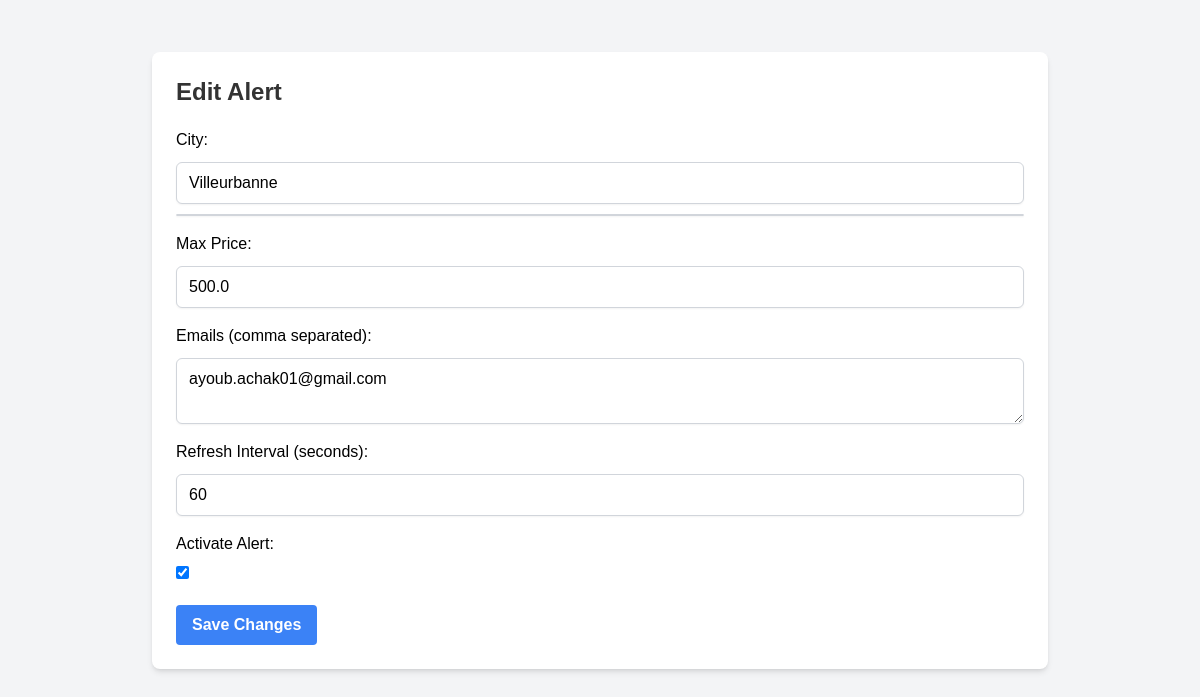
The app's page /alerts/1/edit with its own data.
### models.py (models this page shows, shortened)
class Alert(db.Model):
    __tablename__ = 'alerts'
    id = db.Column(db.Integer, primary_key=True)
    name = db.Column(db.String(100), nullable=False)  # New name attribute
    city = db.Column(db.String(100), nullable=False)   # Keeping city as it is
    price = db.Column(db.Float, nullable=False)
    emails = db.Column(db.Text, nullable=False)  # Store emails as a comma-separated string
    bounds = db.Column(db.String(255), nullable=True)  # New bounds attribute
    status = db.Column(db.Boolean, default=True)  # Active (True) or Inactive (False)
    interval = db.Column(db.Integer, default=300)  # Refresh duration in seconds
    created_at = db.Column(db.DateTime, default=datetime.utcnow)
    updated_at = db.Column(db.DateTime, default=datetime.utcnow, onupdate=datetime.utcnow)

### app.py (the view, shortened to what this page needs)
@app.route('/alerts/<int:alert_id>/edit', methods=['GET', 'POST'])
def edit_alert(alert_id):
    meta = get_meta_data()
    alert = Alert.query.get_or_404(alert_id)
    logs = AlertLog.query.filter_by(alert_id=alert.id).all()
    return render_template('edit_alert.html', alert=alert, logs=logs, meta=meta)

### app.py (called while the page is built)
def get_meta_data():
    with open('static/meta.json') as meta_file:
        return json.load(meta_file)

### templates/edit_alert.html (shortened to what this page needs)
{% extends "base.html" %}
{% block content %}
    <h1 class="text-2xl font-bold mb-4">Edit Alert</h1>
    <form action="{{ url_for('edit_alert', alert_id=alert.id) }}" method="POST">
        <label for="searchLocation">City:</label>
        <input type="text" id="searchLocation" name="city" value="{{ alert.city }}" required class="mt-1 block w-full px-3 py-2 border border-gray-300 rounded-md shadow-sm" placeholder="Search for a city">
        <ul id="suggestions" class="mt-2 border border-gray-300 bg-white rounded-md shadow-sm"></ul>
        <label for="price" class="block mt-4">Max Price:</label>
        <input type="number" name="price" step="0.01" value="{{ alert.price }}" required class="mt-1 block w-full px-3 py-2 border border-gray-300 rounded-md shadow-sm">
        <label for="emails" class="block mt-4">Emails (comma separated):</label>
        <textarea name="emails" required class="mt-1 block w-full px-3 py-2 border border-gray-300 rounded-md shadow-sm">{{ alert.emails }}</textarea>
        <label for="interval" class="block mt-4">Refresh Interval (seconds):</label>
        <input type="number" name="interval" value="{{ alert.interval }}" required class="mt-1 block w-full px-3 py-2 border border-gray-300 rounded-md shadow-sm">
        <label for="status" class="block mt-4">Activate Alert:</label>
        <input type="checkbox" name="status" {% if alert.status %}checked{% endif %} class="mr-2">
        <button type="submit" class="bg-blue-500 hover:bg-blue-700 text-white font-bold py-2 px-4 rounded mt-4">Save Changes</button>
    </form>
{% endblock %}

### static/styles.css (style rules this page uses)
body { font-family: Arial, sans-serif; margin: 20px; }
h1 { color: #333; }
form { margin-top: 20px; }
label, input { display: block; margin-bottom: 10px; }
button { padding: 10px 20px; background-color: #4CAF50; color: white; border: none; cursor: pointer; }

### records on screen
Alert: city "Villeurbanne", price "500.0", emails "ayoub.achak01@gmail.com", interval "60", status "☑"
